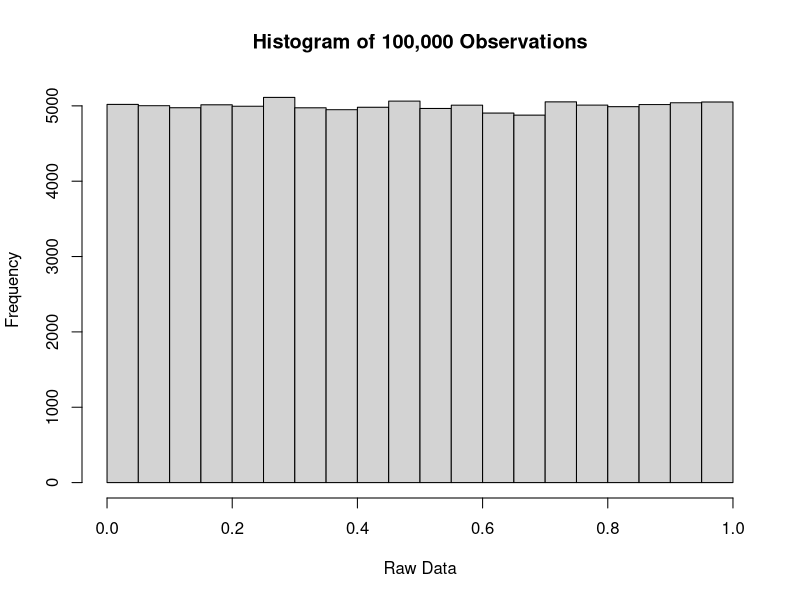
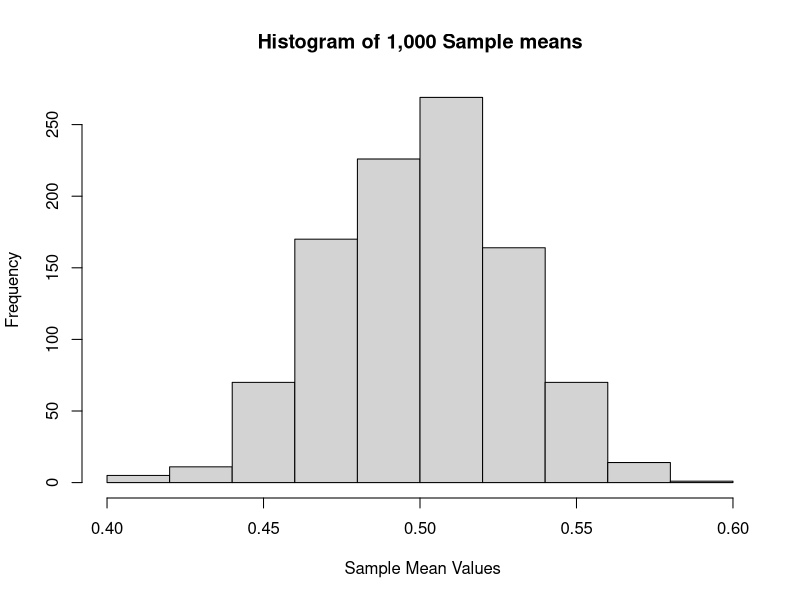

R code for these plots, in order: (Note: this script raises an error after producing the figures.)
# 1. Uniform continuous model


# 2. 
# Mean of theoretical model = (a+b)/2
# SD f theoretical model = (b-a)/sqrt(12)


# 3. gets random variables 0:1 of Real Numbers
warpedArray = runif(100000,0.000,1.000)

# wraps into array with appropriate dimensions
dataContent = array(c(warpedArray), dim = c(1000,100))

# 4. 
# reporting sample mean of 100,000 set
mean(dataContent)

# reporting standard deviation of 100,000 set 
sd(dataContent)

# 5. display Uniform Histogram
hist(dataContent, main = "Histogram of 100,000 Observations", xlab = "Raw Data")

# tacks on rowmean onto array and rename
perRowMean = cbind(dataContent, rowMeans(dataContent[,1:100]))

# grabs only the last column which is just the mean column
perRowMean = perRowMean[,ncol(perRowMean)]


# 6. double transpose trick to get in vertical array
mean_Graph = t(t(perRowMean))

# 7.Display bell curve Histogram
hist(mean_Graph, main = "Histogram of 1,000 Sample means", xlab = " Sample Mean Values")

# 8. mean of sample mean
popMean = mean(perRowMean)

# variance of sample mean
variance = var(perRowMean)
variance
stdDev = sqrt(variance)
stdDev

# 9.
# on spreadsheet


# 10. 
probUpper = (popMean + stdDev) 
probUpper
probLower = (popMean - stdDev)
probLower



# 11. percent of random samples
#  checks each element row by row and see's if it fits between upper and lower.
# IF yes, add 1 and move on. The summation of THAT then gets divided by 1000 to get a percentage


for (row in 1: nrow(mean_Graph)){
  for(col in 1: ncol(mean_Graph)){
    if (mean_Graph[row, col] >= probLower && mean_Graph[row, col] <= probUpper)
      summation = summation + 1

  }
}

summation
summation = (summation/1000)
summation